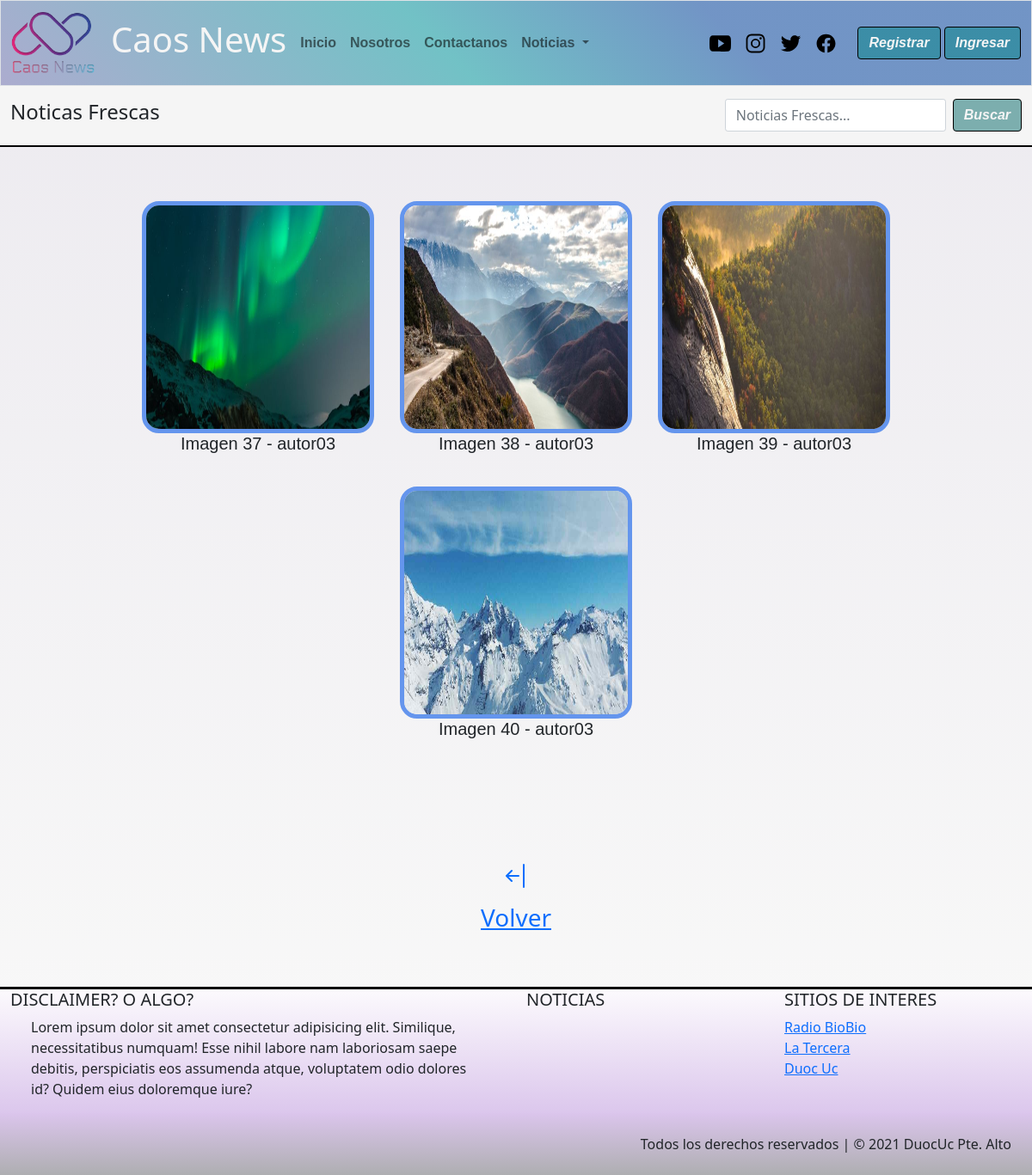
/galeria/CongresoNacional/, run on the app's committed database.
### caos_news/models.py (models this page shows, shortened)
class Galeria(models.Model):
    cod_img = models.AutoField(primary_key=True)
    imagen = models.ImageField(upload_to='galeria',null=True)
    not_gal = models.ForeignKey(Noticia, null=True, on_delete=models.CASCADE)

class Noticia(models.Model):
    nombre_not = models.CharField(primary_key= True, max_length=50)
    fecha_not = models.DateField(default=datetime.date.today)
    redac =  models.TextField()
    img_not = models.ImageField(upload_to='noticias',null=True)
    publicar = models.BooleanField(default=False)
    comentario = models.TextField(null=True,default='Sin observaciones')
    autor = models.ForeignKey(User,null=True, on_delete=models.CASCADE)
    categoria = models.ForeignKey(Categoria, on_delete=models.CASCADE)

### caos_news/views.py (the view)
# urls.py: path('galeria/<id>/',galeria,name='gal'),
def galeria(request,id):
    categoria = Categoria.objects.all()
    gale = Galeria.objects.filter(not_gal=id)[1]
    mostrar= Galeria.objects.filter(not_gal=id)
    contexto={"categorias":categoria,"galeria":gale,"todo":mostrar}
    return render(request,"galeria.html",contexto)

### caos_news/templates/galeria.html (shortened to what this page needs)
{% extends 'base.html' %}
{% load static %}
{% block link_activos %}
<ul class="navbar-nav me-auto mb-2 mb-lg-0">
    <li class="nav-item">
        <a class="nav-link" aria-current="page" href="{% url 'index'%}">Inicio</a>
    </li>
    {% if user.is_authenticated %}
    <li class="nav-item">
        <a class="nav-link" href="{% url 'enviar_n' %}">Subir noticia</a>
    </li>
    <li class="nav-item">
        <a class="nav-link" href="{% url 'mis_notis' %}">Mis Noticias</a>
    </li>
    {% else %}
    <li class="nav-item">
        <a class="nav-link" href="{% url 'nos' %}">Nosotros</a>
    </li>
    <li class="nav-item">
        <a class="nav-link" href="{% url 'contac' %}">Contactanos</a>
    </li>
    {% endif %}
    <li class="nav-item dropdown">
        <a class="nav-link dropdown-toggle" href="#" id="navbarDropdown" role="button" data-bs-toggle="dropdown"
            aria-expanded="false">
            Noticias
        </a>
    </li>
{% endblock link_activos %}
{% block contenido %}
<main>
        <nav class="navbar sticky-top" id="barra-busqueda">
            <div class="container-fluid ">
                <span class="navbar-text">
                {% if user.is_authenticated %}
                    <h4> Bienvenido(a) {{user.first_name}} {{user.last_name}} </h4>
                {% else %}
                    <h4>Noticas Frescas</h4>
                {% endif %}
                </span>
                <form class="d-flex" method="POST" action="{% url 'filter_d'%}">
                    <input class="form-control me-2" type="search" placeholder="Noticias Frescas..." name="txtbusqueda" aria-label="Search">
                    <button id="boton" class="btn btn-outline" type="submit">Buscar</button>
                </form>
            </div>
        </nav>
        <section class="container-fluid p-5" style="min-height: 34rem;" id="galeria">
            {% for x in todo %}
            <div id="tarjeta">
                <a href="{{x.imagen.url}}" data-fancybox="gall-new1"
                    data-caption="Autor imagen-01"><img src="{{x.imagen.url}}" alt=""> </a>
                <h5>Imagen {{x.cod_img}} - {{x.not_gal.autor}} </h5>
            </div>
            {% endfor %}
        </section>
        <section class="container-fluid mt-4 p-5">
            <div class="text-center">
                <a href="{% url 'noti' galeria.not_gal.nombre_not %}"><p><h3>Volver</h3></p></a>
            </div>
        </section>
{% endblock contenido %}

### data on the page
Galeria: imagen (picture), cod_img "37", not_gal.autor "autor03"
Galeria: imagen (picture), cod_img "38", not_gal.autor "autor03"
Galeria: imagen (picture), cod_img "39", not_gal.autor "autor03"
Galeria: imagen (picture), cod_img "40", not_gal.autor "autor03"
